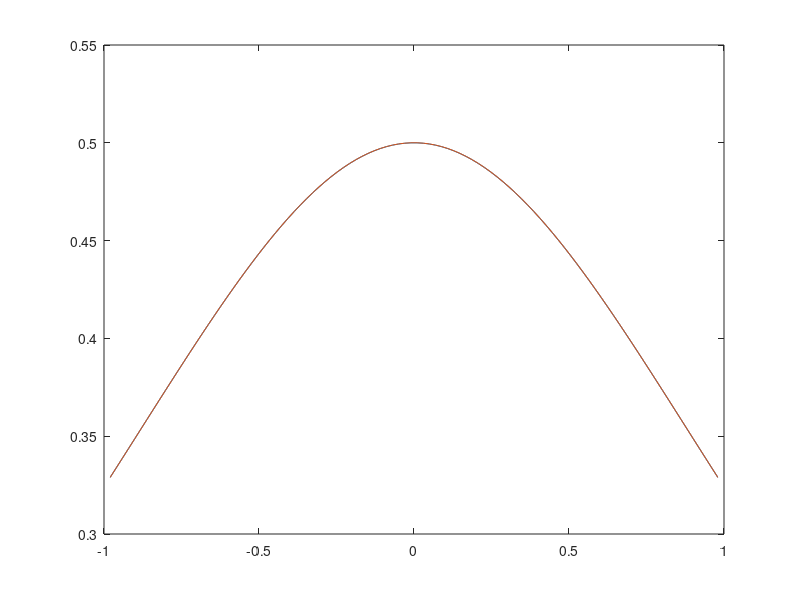

Here is the MATLAB script that generated this plot:
function [] = MTH430_Lab6()
    N=100;
    Q=100;
    h=2/(N+1);
    f = @(t,y,y1) (2*y1*y1)/y - y;
    yexac = @(t) 1/(exp(t)+exp(-t));
    u0=1/(exp(1)+exp(-1));
    a=u0;
    b=u0;
    A=zeros(N,N);
    T=zeros(N,1);
    U=zeros(N,Q);
    for i=1:N
        A(i,i)=-2/(h*h);
        T(i)=i*h-1;
        U(i,1)=u0;
    end
    Uexac=zeros(N,1);
    for i=1:N
        Uexac(i,1)=yexac(T(i,1));
    end
    A(1,2)=1/(h*h);
    A(N,N-1)=1/(h*h);
    g=zeros(N,1);
    g(1)=-a/(h*h);
    g(N)=-b/(h*h);
    for i=2:N-1
        A(i,i-1)=1/(h*h);
        A(i,i+1)=1/(h*h);
    end
    F=zeros(N,1);
    for n=1:Q
        u=U(:,n);
        F1=zeros(N);
        F(1,1)=f(T(1),u(1),(u(2)-a)/(2*h));
        F1(1,1)=-1-((u(2)-a)^2)/(u(1)*u(1)*2*h*h);
        F1(1,2)=(u(2)-a)/(u(1)*h*h);
        F(N,1)=f(T(N),u(N),(b-u(N-1))/(2*h));
        F1(N,N-1)=-(b-u(N-1))/(u(N)*h*h);
        F1(N,N)=-1-(b-u(N-1))^2/(u(N)*u(N)*2*h*h);
        for i=2:N-1
            F(i,1)=f(T(i),u(i),(u(i+1)-u(i-1))/(2*h));
            F1(i,i)=-1-((u(i+1)-u(i-1))^2)/(2*h*h*u(i)*u(i));
            F1(i,i-1)=-(u(i+1)-u(i-1))/(u(i)*h*h);
            F1(i,i+1)=(u(i+1)-u(i-1))/(u(i)*h*h);
        end
        unew=u-(A - F1)\((A)*u-F-g);
        U(:,n+1)=unew;
    end
    plot(T,Uexac,T,U(:,Q+1));
